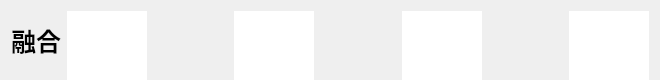
<?xml version="1.0" encoding="UTF-8"?>
<ui version="4.0">
 <class>HistoryForm</class>
 <widget class="QWidget" name="HistoryForm">
  <property name="geometry">
   <rect>
    <x>0</x>
    <y>0</y>
    <width>660</width>
    <height>80</height>
   </rect>
  </property>
  <property name="sizePolicy">
   <sizepolicy hsizetype="Preferred" vsizetype="Fixed">
    <horstretch>0</horstretch>
    <verstretch>0</verstretch>
   </sizepolicy>
  </property>
  <property name="minimumSize">
   <size>
    <width>0</width>
    <height>80</height>
   </size>
  </property>
  <property name="maximumSize">
   <size>
    <width>16777215</width>
    <height>80</height>
   </size>
  </property>
  <property name="windowTitle">
   <string>Form</string>
  </property>
  <layout class="QHBoxLayout" name="horizontalLayout">
   <item>
    <widget class="QLabel" name="label_5">
     <property name="font">
      <font>
       <pointsize>19</pointsize>
       <bold>true</bold>
      </font>
     </property>
     <property name="text">
      <string>融合</string>
     </property>
     <property name="textFormat">
      <enum>Qt::AutoText</enum>
     </property>
     <property name="alignment">
      <set>Qt::AlignCenter</set>
     </property>
    </widget>
   </item>
   <item>
    <widget class="QLabel" name="label">
     <property name="sizePolicy">
      <sizepolicy hsizetype="Fixed" vsizetype="Fixed">
       <horstretch>0</horstretch>
       <verstretch>0</verstretch>
      </sizepolicy>
     </property>
     <property name="minimumSize">
      <size>
       <width>80</width>
       <height>80</height>
      </size>
     </property>
     <property name="maximumSize">
      <size>
       <width>80</width>
       <height>80</height>
      </size>
     </property>
     <property name="styleSheet">
      <string notr="true">background-color: rgb(255, 255, 255);</string>
     </property>
     <property name="text">
      <string/>
     </property>
     <property name="textFormat">
      <enum>Qt::AutoText</enum>
     </property>
     <property name="pixmap">
      <pixmap>../hongwai.bmp</pixmap>
     </property>
     <property name="scaledContents">
      <bool>true</bool>
     </property>
     <property name="openExternalLinks">
      <bool>false</bool>
     </property>
    </widget>
   </item>
   <item>
    <spacer name="horizontalSpacer">
     <property name="orientation">
      <enum>Qt::Horizontal</enum>
     </property>
     <property name="sizeHint" stdset="0">
      <size>
       <width>40</width>
       <height>20</height>
      </size>
     </property>
    </spacer>
   </item>
   <item>
    <widget class="QLabel" name="label_2">
     <property name="sizePolicy">
      <sizepolicy hsizetype="Fixed" vsizetype="Fixed">
       <horstretch>0</horstretch>
       <verstretch>0</verstretch>
      </sizepolicy>
     </property>
     <property name="minimumSize">
      <size>
       <width>80</width>
       <height>80</height>
      </size>
     </property>
     <property name="maximumSize">
      <size>
       <width>80</width>
       <height>80</height>
      </size>
     </property>
     <property name="styleSheet">
      <string notr="true">background-color: rgb(255, 255, 255);</string>
     </property>
     <property name="text">
      <string/>
     </property>
     <property name="pixmap">
      <pixmap>../kejianguang.bmp</pixmap>
     </property>
     <property name="scaledContents">
      <bool>true</bool>
     </property>
    </widget>
   </item>
   <item>
    <spacer name="horizontalSpacer_2">
     <property name="orientation">
      <enum>Qt::Horizontal</enum>
     </property>
     <property name="sizeHint" stdset="0">
      <size>
       <width>40</width>
       <height>20</height>
      </size>
     </property>
    </spacer>
   </item>
   <item>
    <widget class="QLabel" name="label_3">
     <property name="sizePolicy">
      <sizepolicy hsizetype="Fixed" vsizetype="Fixed">
       <horstretch>0</horstretch>
       <verstretch>0</verstretch>
      </sizepolicy>
     </property>
     <property name="minimumSize">
      <size>
       <width>80</width>
       <height>80</height>
      </size>
     </property>
     <property name="maximumSize">
      <size>
       <width>80</width>
       <height>80</height>
      </size>
     </property>
     <property name="styleSheet">
      <string notr="true">background-color: rgb(255, 255, 255);</string>
     </property>
     <property name="text">
      <string/>
     </property>
     <property name="pixmap">
      <pixmap>../kejianguang.bmp</pixmap>
     </property>
     <property name="scaledContents">
      <bool>true</bool>
     </property>
    </widget>
   </item>
   <item>
    <spacer name="horizontalSpacer_3">
     <property name="orientation">
      <enum>Qt::Horizontal</enum>
     </property>
     <property name="sizeHint" stdset="0">
      <size>
       <width>40</width>
       <height>20</height>
      </size>
     </property>
    </spacer>
   </item>
   <item>
    <widget class="QLabel" name="label_4">
     <property name="sizePolicy">
      <sizepolicy hsizetype="Fixed" vsizetype="Fixed">
       <horstretch>0</horstretch>
       <verstretch>0</verstretch>
      </sizepolicy>
     </property>
     <property name="minimumSize">
      <size>
       <width>80</width>
       <height>80</height>
      </size>
     </property>
     <property name="maximumSize">
      <size>
       <width>80</width>
       <height>80</height>
      </size>
     </property>
     <property name="styleSheet">
      <string notr="true">background-color: rgb(255, 255, 255);</string>
     </property>
     <property name="text">
      <string/>
     </property>
     <property name="pixmap">
      <pixmap>../hongwai.bmp</pixmap>
     </property>
     <property name="scaledContents">
      <bool>true</bool>
     </property>
    </widget>
   </item>
  </layout>
 </widget>
 <resources/>
 <connections/>
</ui>
